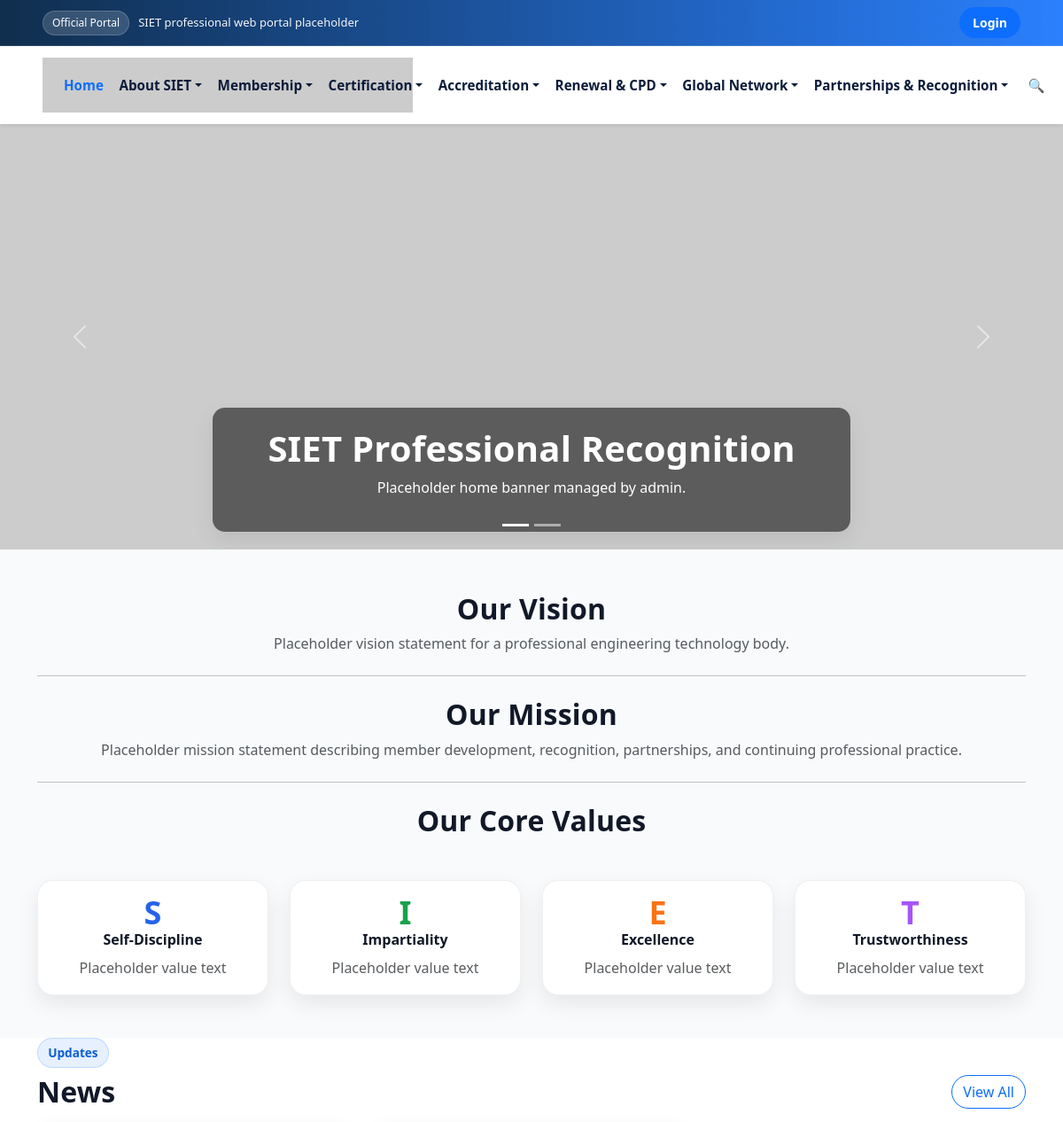
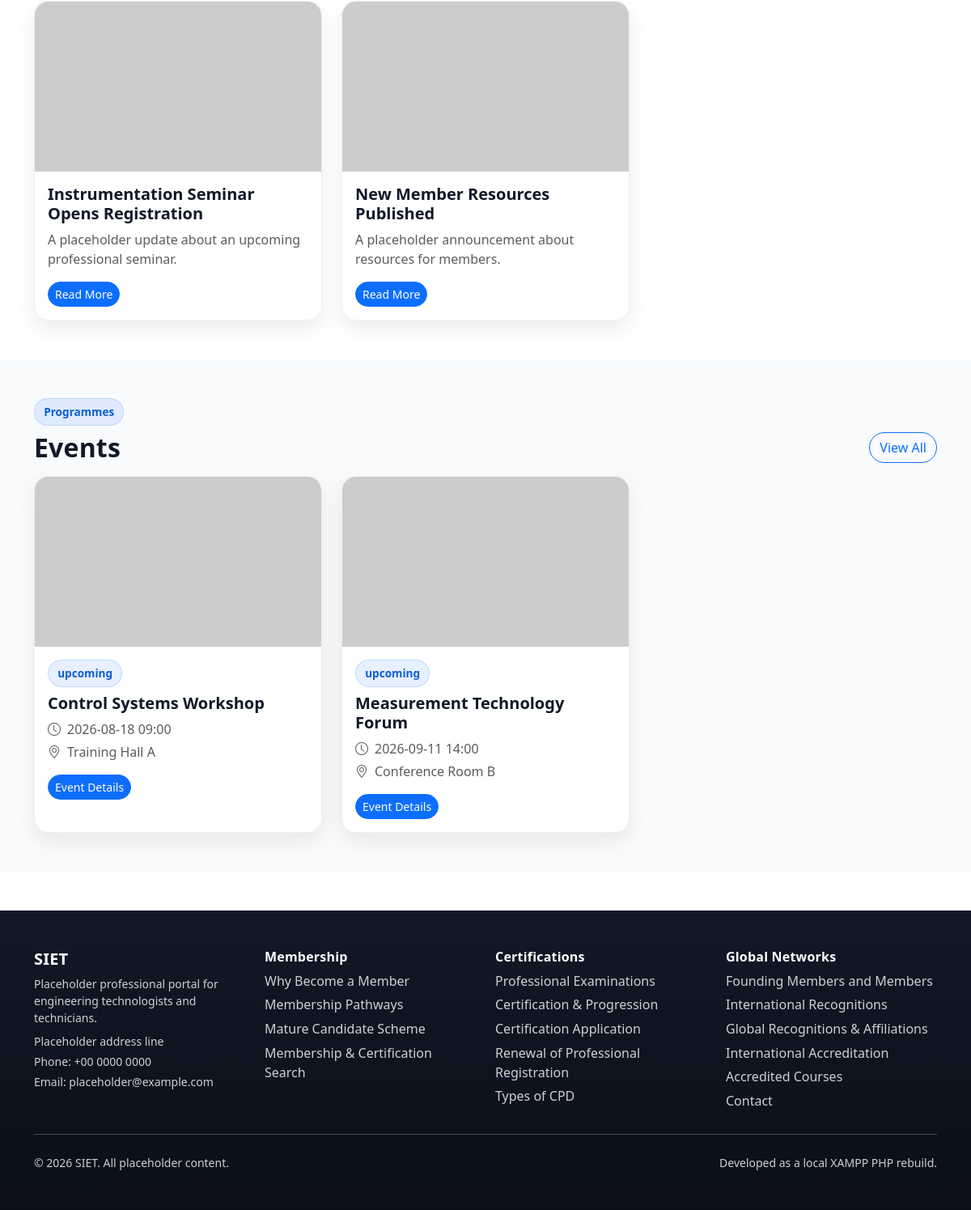
The page / on the database its author committed (2 pictures, top to bottom).
### tables this page shows
CREATE TABLE site_banners (
  id INT AUTO_INCREMENT PRIMARY KEY,
  scope ENUM('home','page') NOT NULL DEFAULT 'page',
  page_key VARCHAR(120) NULL,
  title VARCHAR(255),
  subtitle TEXT,
  image VARCHAR(255) NOT NULL,
  button_label VARCHAR(100),
  button_url VARCHAR(255),
  sort_order INT DEFAULT 0,
  is_active TINYINT(1) DEFAULT 1,
  created_by INT,
  created_at TIMESTAMP DEFAULT CURRENT_TIMESTAMP,
  updated_at TIMESTAMP NULL DEFAULT NULL ON UPDATE CURRENT_TIMESTAMP,
  FOREIGN KEY (created_by) REFERENCES users(id) ON DELETE SET NULL
);

CREATE TABLE news (
  id INT AUTO_INCREMENT PRIMARY KEY,
  title VARCHAR(255) NOT NULL,
  slug VARCHAR(255) UNIQUE NOT NULL,
  content LONGTEXT,
  excerpt TEXT,
  image VARCHAR(255),
  status ENUM('published','draft') DEFAULT 'draft',
  created_by INT,
  created_at TIMESTAMP DEFAULT CURRENT_TIMESTAMP,
  FOREIGN KEY (created_by) REFERENCES users(id) ON DELETE SET NULL
);

CREATE TABLE events (
  id INT AUTO_INCREMENT PRIMARY KEY,
  title VARCHAR(255) NOT NULL,
  slug VARCHAR(255) UNIQUE NOT NULL,
  description LONGTEXT,
  event_date DATE,
  event_time TIME,
  location VARCHAR(255),
  image VARCHAR(255),
  status ENUM('upcoming','ongoing','completed') DEFAULT 'upcoming',
  max_participants INT DEFAULT 0,
  created_by INT,
  created_at TIMESTAMP DEFAULT CURRENT_TIMESTAMP,
  FOREIGN KEY (created_by) REFERENCES users(id) ON DELETE SET NULL
);

### includes/functions.php (called while the page is built, shortened)
<?php
function e(?string $value): string
{
    return htmlspecialchars((string) $value, ENT_QUOTES, 'UTF-8');
}
function media_url(?string $value): string
{
    $value = trim((string) $value);
    if (str_starts_with($value, 'data:') || str_starts_with($value, 'https://placehold.co')) {
        return $value;
    }
    return site_base_path() . '/' . ltrim($value, '/');
}
function active_class(string $file): string
{
    return basename($_SERVER['SCRIPT_NAME']) === $file ? 'active' : '';
}
function table_exists(PDO $pdo, string $table): bool
{
    try {
        $stmt = $pdo->prepare('SELECT COUNT(*) FROM information_schema.TABLES WHERE TABLE_SCHEMA = DATABASE() AND TABLE_NAME = ?');
        $stmt->execute([$table]);
        return (bool) $stmt->fetchColumn();
    } catch (Throwable $e) {
        return false;
    }
}
function public_nav_tree(PDO $pdo): array
{
    if (!table_exists($pdo, 'nav_items')) {
        return [];
    }
    $rows = $pdo->query('SELECT n.*, p.slug AS page_slug FROM nav_items n LEFT JOIN site_pages p ON p.id = n.page_id WHERE n.is_active = 1 ORDER BY n.parent_id IS NOT NULL, n.sort_order, n.label')->fetchAll();
    if (!$rows) {
        return [];
    }
    $tree = [];
    return array_values($tree);
}
?>

### includes/auth.php (called while the page is built, shortened)
<?php
function is_logged_in(): bool
{
    return isset($_SESSION['user']);
}
?>

### index.php (the view, shortened to what this page needs)
<?php
require_once __DIR__ . '/includes/header.php';
$news = $pdo->query("SELECT * FROM news WHERE status = 'published' ORDER BY created_at DESC LIMIT 3")->fetchAll();
$events = $pdo->query("SELECT * FROM events WHERE status IN ('upcoming','ongoing') ORDER BY event_date ASC LIMIT 3")->fetchAll();
$homeBanners = [];
if (table_exists($pdo, 'site_banners')) {
    $homeBanners = $pdo->query("SELECT * FROM site_banners WHERE scope='home' AND is_active=1 ORDER BY sort_order, id DESC LIMIT 5")->fetchAll();
}
?>
<section class="hero-slider">
  <div id="heroCarousel" class="carousel slide carousel-fade" data-bs-ride="carousel" data-bs-interval="5000" data-bs-pause="hover" data-bs-touch="true">
    <div class="carousel-indicators">
      <?php foreach ($homeBanners as $index => $banner): ?>
        <button type="button" data-bs-target="#heroCarousel" data-bs-slide-to="<?= $index ?>" class="<?= $index === 0 ? 'active' : '' ?>" <?= $index === 0 ? 'aria-current="true"' : '' ?> aria-label="Slide <?= $index + 1 ?>"></button>
      <?php endforeach; ?>
    </div>
    <div class="carousel-inner">
      <?php foreach ($homeBanners as $index => $banner): ?>
        <div class="carousel-item <?= $index === 0 ? 'active' : '' ?>">
          <img src="<?= e(media_url($banner['image'])) ?>" class="d-block w-100 hero-img" alt="Placeholder hero slide">
          <?php if (!empty($banner['title']) || !empty($banner['subtitle'])): ?>
            <div class="carousel-caption d-none d-md-block">
              <?php if (!empty($banner['title'])): ?><h1><?= e($banner['title']) ?></h1><?php endif; ?>
              <?php if (!empty($banner['subtitle'])): ?><p><?= e($banner['subtitle']) ?></p><?php endif; ?>
            </div>
          <?php endif; ?>
        </div>
      <?php endforeach; ?>
    </div>
    <button class="carousel-control-prev" type="button" data-bs-target="#heroCarousel" data-bs-slide="prev" aria-label="Previous slide">
      <span class="carousel-control-prev-icon" aria-hidden="true"></span>
    </button>
    <button class="carousel-control-next" type="button" data-bs-target="#heroCarousel" data-bs-slide="next" aria-label="Next slide">
      <span class="carousel-control-next-icon" aria-hidden="true"></span>
    </button>
  </div>
</section>
<section class="py-5 section-soft text-center">
  <div class="container">
    <h2 class="section-title">Our Vision</h2>
    <p class="mb-4 text-muted">Placeholder vision statement for a professional engineering technology body.</p>
    <hr class="my-4">
    <h2 class="section-title">Our Mission</h2>
    <p class="mb-4 text-muted">Placeholder mission statement describing member development, recognition, partnerships, and continuing professional practice.</p>
    <hr class="my-4">
    <h2 class="section-title">Our Core Values</h2>
    <div class="row mt-4 g-4">
      <div class="col-12 col-md-6 col-lg-3"><div class="value-card"><div class="value-letter letter-s">S</div><div class="fw-bold mb-2">Self-Discipline</div><p class="text-muted mb-0">Placeholder value text</p></div></div>
      <div class="col-12 col-md-6 col-lg-3"><div class="value-card"><div class="value-letter letter-i">I</div><div class="fw-bold mb-2">Impartiality</div><p class="text-muted mb-0">Placeholder value text</p></div></div>
      <div class="col-12 col-md-6 col-lg-3"><div class="value-card"><div class="value-letter letter-e">E</div><div class="fw-bold mb-2">Excellence</div><p class="text-muted mb-0">Placeholder value text</p></div></div>
      <div class="col-12 col-md-6 col-lg-3"><div class="value-card"><div class="value-letter letter-t">T</div><div class="fw-bold mb-2">Trustworthiness</div><p class="text-muted mb-0">Placeholder value text</p></div></div>
    </div>
  </div>
</section>
<section class="container pb-5">
  <div class="d-flex align-items-end justify-content-between mb-3">
    <div><span class="pill mb-2">Updates</span><h2 class="section-title mb-0">News</h2></div>
    <a href="<?= SITE_URL ?>/news.php" class="btn btn-outline-primary rounded-pill">View All</a>
  </div>
  <div class="row g-4">
    <?php foreach ($news as $item): ?>
      <div class="col-md-6 col-lg-4"><div class="card card-hover h-100">
        <img src="<?= e(media_url($item['image']) ?: 'https://placehold.co/400x300?text=News') ?>" class="card-img-top" alt="">
        <div class="card-body"><h5 class="fw-bold"><?= e($item['title']) ?></h5><p class="text-muted"><?= e($item['excerpt']) ?></p><a class="btn btn-primary rounded-pill btn-sm" href="<?= SITE_URL ?>/news-detail.php?slug=<?= e($item['slug']) ?>">Read More</a></div>
      </div></div>
    <?php endforeach; ?>
  </div>
</section>
<section class="py-5 section-soft">
  <div class="container">
    <div class="d-flex align-items-end justify-content-between mb-3">
      <div><span class="pill mb-2">Programmes</span><h2 class="section-title mb-0">Events</h2></div>
      <a href="<?= SITE_URL ?>/events.php" class="btn btn-outline-primary rounded-pill">View All</a>
    </div>
    <div class="row g-4">
      <?php foreach ($events as $event): ?>
        <div class="col-md-6 col-lg-4"><div class="card card-hover h-100">
          <img src="<?= e(media_url($event['image']) ?: 'https://placehold.co/400x300?text=Event') ?>" class="card-img-top" alt="">
          <div class="card-body"><span class="badge-soft mb-2"><?= e($event['status']) ?></span><h5 class="fw-bold"><?= e($event['title']) ?></h5><p class="text-muted mb-1"><i class="bi bi-clock me-2"></i><?= e($event['event_date']) ?> <?= e(substr($event['event_time'], 0, 5)) ?></p><p class="text-muted"><i class="bi bi-geo-alt me-2"></i><?= e($event['location']) ?></p><a class="btn btn-primary rounded-pill btn-sm" href="<?= SITE_URL ?>/event-detail.php?slug=<?= e($event['slug']) ?>">Event Details</a></div>
        </div></div>
      <?php endforeach; ?>
    </div>
  </div>
</section>
<?php require_once __DIR__ . '/includes/footer.php'; ?>

### includes/header.php (shortened to what this page needs)
<?php
require_once __DIR__ . '/auth.php';
require_once __DIR__ . '/functions.php';
$customNav = public_nav_tree($pdo);
?>
<!doctype html>
<html lang="en">
<head>
  <link href="https://cdn.jsdelivr.net/npm/bootstrap@5.3.8/dist/css/bootstrap.min.css" rel="stylesheet">
  <link href="https://cdn.jsdelivr.net/npm/bootstrap-icons@1.11.3/font/bootstrap-icons.min.css" rel="stylesheet">
  <link href="<?= SITE_URL ?>/assets/css/custom.css" rel="stylesheet">
</head>
<body class="smooth-scroll" data-pageid="<?= e(pathinfo($_SERVER['SCRIPT_NAME'], PATHINFO_FILENAME)) ?>">
<div class="siet-topbar">
  <div class="container-fluid px-3 px-lg-5">
    <div class="siet-topbar__inner">
      <div class="siet-topbar__left">
        <span class="siet-topbar__badge">Official Portal</span>
        <span class="siet-topbar__text d-none d-md-inline">SIET professional web portal placeholder</span>
      </div>
      <div class="siet-topbar__right">
        <?php if (is_logged_in()): ?>
          <span class="siet-topbar__hello d-none d-sm-inline">Hello, <?= e(current_user()['name']) ?></span>
          <a href="<?= is_admin() ? SITE_URL . '/admin/index.php' : SITE_URL . '/profile.php' ?>" class="btn btn-primary btn-sm siet-topbar__btn">Dashboard</a>
          <a href="<?= SITE_URL ?>/logout.php" class="btn btn-outline-light btn-sm siet-topbar__btn">Logout</a>
        <?php else: ?>
          <a href="<?= SITE_URL ?>/login.php" class="btn btn-primary btn-sm siet-topbar__btn">Login</a>
        <?php endif; ?>
      </div>
    </div>
  </div>
</div>
<nav class="navbar navbar-expand-xl navbar-light bg-white shadow-sm sticky-top">
  <div class="container-fluid px-3 px-lg-5">
    <a class="navbar-brand brand-stack" href="<?= SITE_URL ?>/index.php" aria-label="SIET Home">
      <img src="https://placehold.co/620x92/ffffff/0d6efd?text=SIET+Professional+Portal" alt="SIET placeholder banner logo" class="brand-logo">
    </a>
    <div class="collapse navbar-collapse" id="mainNav">
      <ul class="navbar-nav ms-auto mb-2 mb-xl-0 align-items-xl-center navbar-nav-wrap">
        <?php if ($customNav): ?>
          <?php foreach ($customNav as $item): ?>
            <?php if ($item['children']): ?>
              <li class="nav-item dropdown">
                <a class="nav-link dropdown-toggle" href="#" data-bs-toggle="dropdown"><?= e($item['label']) ?></a>
                <ul class="dropdown-menu">
                  <?php foreach ($item['children'] as $child): ?>
                    <?php if ($child['is_header']): ?>
                      <li><h5 class="dropdown-header"><?= e($child['label']) ?></h5></li>
                    <?php else: ?>
                      <li><a class="dropdown-item" href="<?= e(nav_url($child)) ?>"><?= e($child['label']) ?></a></li>
                    <?php endif; ?>
                  <?php endforeach; ?>
                </ul>
              </li>
            <?php elseif ($item['is_header'] && empty($item['url']) && empty($item['page_slug'])): ?>
              <li class="nav-item"><span class="nav-link disabled"><?= e($item['label']) ?></span></li>
            <?php else: ?>
              <li class="nav-item"><a class="nav-link" href="<?= e(nav_url($item)) ?>"><?= e($item['label']) ?></a></li>
            <?php endif; ?>
          <?php endforeach; ?>
        <?php else: ?>
        <li class="nav-item"><a class="nav-link <?= active_class('index.php') ?>" href="<?= SITE_URL ?>/index.php">Home</a></li>
        <li class="nav-item dropdown">
          <a class="nav-link dropdown-toggle" href="#" data-bs-toggle="dropdown">About SIET</a>
        </li>
        <li class="nav-item dropdown">
          <a class="nav-link dropdown-toggle" href="#" data-bs-toggle="dropdown">Membership</a>
        </li>
        <li class="nav-item dropdown">
          <a class="nav-link dropdown-toggle" href="#" data-bs-toggle="dropdown">Certification</a>
        </li>
        <li class="nav-item dropdown">
          <a class="nav-link dropdown-toggle" href="#" data-bs-toggle="dropdown">Accreditation</a>
        </li>
        <li class="nav-item dropdown">
          <a class="nav-link dropdown-toggle" href="#" data-bs-toggle="dropdown">Renewal &amp; CPD</a>
        </li>
        <li class="nav-item dropdown">
          <a class="nav-link dropdown-toggle" href="#" data-bs-toggle="dropdown">Global Network</a>
        </li>
        <li class="nav-item dropdown">
          <a class="nav-link dropdown-toggle" href="#" data-bs-toggle="dropdown">Partnerships &amp; Recognition</a>
        </li>
        <?php endif; ?>
        <li class="nav-item nav-search-desktop align-items-center">
          <button id="navSearchToggle" class="nav-link btn btn-link nav-search-icon" type="button" aria-label="Toggle search" aria-expanded="false">
            <span class="nav-search-glyph" aria-hidden="true">🔍</span>
          </button>
        </li>
      </ul>
    </div>
  </div>
</nav>
<main>

### includes/footer.php (shortened to what this page needs)
</main>
<footer class="site-footer footer mt-5">
  <div class="container py-5">
    <div class="row g-4">
      <div class="col-lg-3 col-md-6">
        <h5>SIET</h5>
        <p class="small mb-2">Placeholder professional portal for engineering technologists and technicians.</p>
        <p class="small mb-1">Placeholder address line</p>
        <p class="small mb-1">Phone: +00 0000 0000</p>
        <p class="small mb-0">Email: placeholder@example.com</p>
      </div>
      <div class="col-lg-3 col-md-6">
        <h6>Membership</h6>
        <a class="footer-link" href="<?= SITE_URL ?>/why-member.php">Why Become a Member</a>
        <a class="footer-link" href="<?= SITE_URL ?>/membership-pathways.php">Membership Pathways</a>
        <a class="footer-link" href="<?= SITE_URL ?>/mature-candidate.php">Mature Candidate Scheme</a>
        <a class="footer-link" href="<?= SITE_URL ?>/member-directory.php">Membership &amp; Certification Search</a>
      </div>
      <div class="col-lg-3 col-md-6">
        <h6>Certifications</h6>
        <a class="footer-link" href="<?= SITE_URL ?>/professionalexaminations.php">Professional Examinations</a>
        <a class="footer-link" href="<?= SITE_URL ?>/cert-vs-membership.php">Certification &amp; Progression</a>
        <a class="footer-link" href="<?= SITE_URL ?>/cert-application.php">Certification Application</a>
        <a class="footer-link" href="<?= SITE_URL ?>/cpd-renewal.php">Renewal of Professional Registration</a>
        <a class="footer-link" href="<?= SITE_URL ?>/cpd-types.php">Types of CPD</a>
      </div>
      <div class="col-lg-3 col-md-6">
        <h6>Global Networks</h6>
        <a class="footer-link" href="<?= SITE_URL ?>/global-founding.php">Founding Members and Members</a>
        <a class="footer-link" href="<?= SITE_URL ?>/global-recognitions.php">International Recognitions</a>
        <a class="footer-link" href="<?= SITE_URL ?>/global-affiliations.php">Global Recognitions &amp; Affiliations</a>
        <a class="footer-link" href="<?= SITE_URL ?>/accreditation-international.php">International Accreditation</a>
        <a class="footer-link" href="<?= SITE_URL ?>/accredited-courses.php">Accredited Courses</a>
        <a class="footer-link" href="<?= SITE_URL ?>/contact.php">Contact</a>
      </div>
    </div>
    <hr class="border-light-subtle my-4">
    <div class="d-flex flex-column flex-md-row justify-content-between small">
      <span>&copy; <?= date('Y') ?> <?= SITE_NAME ?>. All placeholder content.</span>
      <span>Developed as a local XAMPP PHP rebuild.</span>
    </div>
  </div>
</footer>
</body>
</html>

### rows shown on the page
site_banners: title "SIET Professional Recognition", subtitle "Placeholder home banner managed by admin."
news: title "Instrumentation Seminar Opens Registration", excerpt "A placeholder update about an upcoming professional seminar."
news: title "New Member Resources Published", excerpt "A placeholder announcement about resources for members."
events: status "upcoming", title "Control Systems Workshop", event_date "2026-08-18", event_time "09:00", location "Training Hall A"
events: status "upcoming", title "Measurement Technology Forum", event_date "2026-09-11", event_time "14:00", location "Conference Room B"

### other values the page prints
SITE_NAME "SIET"
